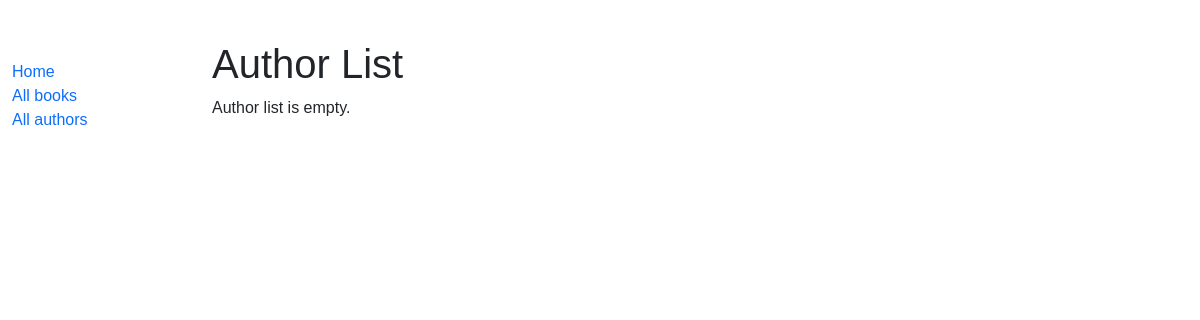
Page /catalog/authors/ on the earlier database version.
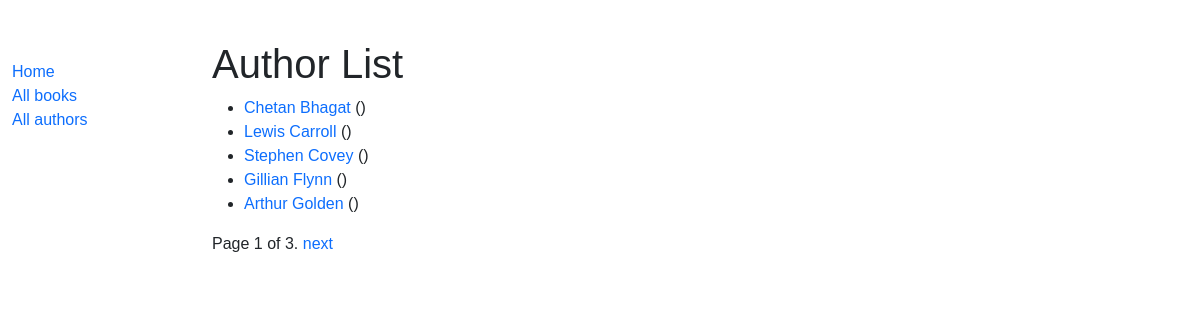
Same page on the later database version.
### catalog/models.py (models this page shows, shortened)
class Author(models.Model):
    first_name = models.CharField(max_length=100)
    last_name = models.CharField(max_length=100)
    date_of_birth = models.DateField(null=True, blank=True)
    date_of_death = models.DateField('Died', null=True, blank=True)
    class Meta:
        ordering = ['last_name', 'first_name']
    def get_absolute_url(self):
        return reverse('author-detail', args=[str(self.id)])

### catalog/views.py (the view)
# urls.py: path('authors/',views.AuthorListView.as_view(),name='authors'),
class AuthorListView(generic.ListView):
    model = Author
    paginate_by = 5

### catalog/templates/catalog/author_list.html (shortened to what this page needs)
{% extends "base_generic.html" %}
{% block content %}
  <h1>Author List</h1>
  {% if author_list %}
  <ul>
    {% for author in author_list %}
      <li>
        <a href="{{ author.get_absolute_url }}">{{ author.first_name }} {{author.last_name}}</a> ()
      </li>
    {% endfor %}
  </ul>
  {% else %}
    <p>Author list is empty.</p>
  {% endif %}
{% endblock %}

### catalog/templates/base_generic.html (shortened to what this page needs)
<!DOCTYPE html>
<html lang="en">
<head>
  <link href="https://cdn.jsdelivr.net/npm/bootstrap@5.1.3/dist/css/bootstrap.min.css" rel="stylesheet">
  {% load static %}
  <link rel="stylesheet" href="{% static 'css/styles.css' %}">
</head>
<body>
  <div class="container-fluid">
    <div class="row">
      <div class="col-sm-2">
      {% block sidebar %}
        <ul class="sidebar-nav">
          <li><a href="{% url 'index' %}">Home</a></li>
          <li><a href="{% url 'books' %}">All books</a></li>
          <li><a href="{% url 'authors'%}">All authors</a></li>
        </ul>
     {% endblock %}
      </div>
    <div class="col-sm-10 ">
      {% block content %}
      {% endblock %}
      {% block pagination %}
        {% if is_paginated %}
            <div class="pagination">
                <span class="page-links">
                    <span class="page-current">
                        Page {{ page_obj.number }} of {{ page_obj.paginator.num_pages }}.
                    </span>
                    {% if page_obj.has_next %}
                        <a href="{{ request.path }}?page={{ page_obj.next_page_number }}">next</a>
                    {% endif %}
                </span>
            </div>
        {% endif %}
      {% endblock pagination %}
    </div>
    </div>
  </div>
</body>
</html>

### catalog/static/css/styles.css (style rules this page uses)
.sidebar-nav { margin-top: 20px; padding: 0; list-style: none; }
body { margin-top: 40px; font-family: sans-serif; }
a { text-decoration: none; }

Differences in the rows shown:
added Author: first_name "Chetan", last_name "Bhagat"
added Author: first_name "Lewis", last_name "Carroll"
added Author: first_name "Stephen", last_name "Covey"
added Author: first_name "Gillian", last_name "Flynn"
added Author: first_name "Arthur", last_name "Golden"
Other differences:
{{ page_obj.number }}: (not shown) → "1"
{{ page_obj.paginator.num_pages }}: (not shown) → "3"
text no longer shown: "Author list is empty."
text now shown: "Page of . next"
